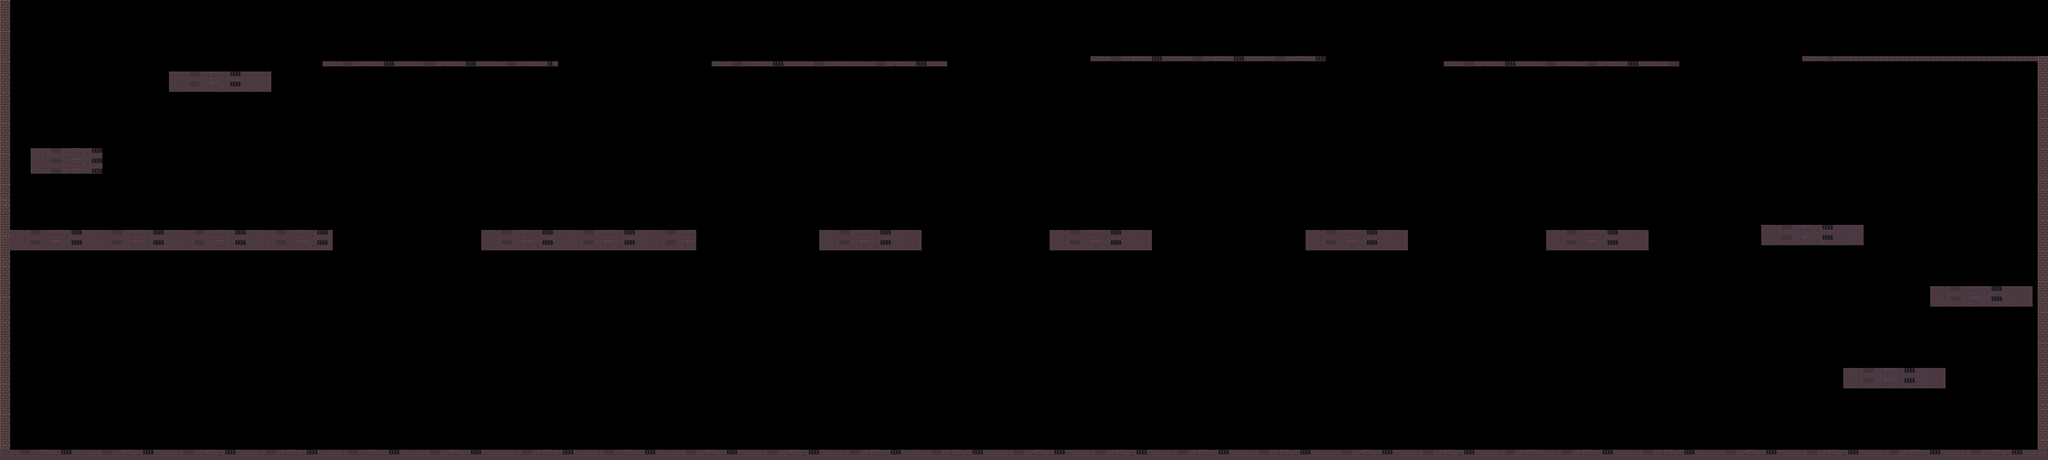

A 2D game scene composited from a Tiled map and its tileset images. What follows is a short description and the map's XML, with each tile layer's data collapsed to a summary:
An orthogonal 400x90 tile map with 16x16 px tiles, 1 tile layer (ground) and 166 objects (66x coin, 16x spike3, 12x spike2, 11x spike4, 11x spike5, ...).

<map version="1.9" tiledversion="1.9.2" orientation="orthogonal" renderorder="right-down" width="400" height="90" tilewidth="16" tileheight="16" infinite="0" nextlayerid="5" nextobjectid="217">
 <editorsettings>
  <export target="map.lua" format="lua" />
 </editorsettings>
 <tileset firstgid="1" name="2DPlatformerDungeonTileset" tilewidth="16" tileheight="16" tilecount="240" columns="20">
  <image source="../assets/gfx/2DPlatformerDungeonTileset.png" width="320" height="192" />
 </tileset>
 <objectgroup color="#aa0000" id="2" name="solid">
  <properties>
   <property name="collidable" type="bool" value="true" />
  </properties>
  <object id="2" x="0" y="1408" width="6400" height="32" />
  <object id="48" x="0" y="1408" width="6400" height="32" />
  <object id="5" x="0" y="-640" width="32" height="2080" />
  <object id="6" x="6368" y="176" width="32" height="1264" />
  <object id="13" x="32" y="720" width="1008" height="64" />
  <object id="14" x="1504" y="720" width="672" height="64" />
  <object id="15" x="2560" y="720" width="320" height="64" />
  <object id="32" x="3280" y="720" width="320" height="64" />
  <object id="33" x="4080" y="720" width="320" height="64" />
  <object id="34" x="4832" y="720" width="320" height="64" />
  <object id="35" x="5504" y="704" width="320" height="64" />
  <object id="36" x="5504" y="704" width="320" height="64" />
  <object id="37" x="6032" y="896" width="320" height="64" />
  <object id="38" x="5760" y="1152" width="320" height="64" />
  <object id="39" x="5760" y="1152" width="320" height="64" />
  <object id="203" x="1008" y="192" width="736" height="16" />
  <object id="204" x="2224" y="192" width="736" height="16" />
  <object id="206" x="3408" y="176" width="736" height="16" />
  <object id="207" x="4512" y="192" width="736" height="16" />
  <object id="208" x="5632" y="176" width="736" height="16" />
  <object id="214" x="96" y="464" width="224" height="80" />
  <object id="215" x="528" y="224" width="320" height="64" />
 </objectgroup>
 <objectgroup color="#ff557f" id="3" name="entity">
  <object id="40" name="spike1" class="spike1" x="1136" y="1408">
   <point />
  </object>
  <object id="41" name="spike1" class="spike1" x="1200" y="1408">
   <point />
  </object>
  <object id="43" name="spike1" class="spike1" x="1264" y="1408">
   <point />
  </object>
  <object id="44" name="spike1" class="spike1" x="1328" y="1408">
   <point />
  </object>
  <object id="45" name="spike1" class="spike1" x="1376" y="1408">
   <point />
  </object>
  <object id="46" name="spike1" class="spike1" x="1440" y="1408">
   <point />
  </object>
  <object id="47" name="spike1" class="spike1" x="1488" y="1408">
   <point />
  </object>
  <object id="49" name="spike2" class="spike2" x="2240" y="1408">
   <point />
  </object>
  <object id="51" name="spike2" class="spike2" x="2272" y="1408">
   <point />
  </object>
  <object id="52" name="spike2" class="spike2" x="2304" y="1408">
   <point />
  </object>
  <object id="53" name="spike2" class="spike2" x="2336" y="1408">
   <point />
  </object>
  <object id="54" name="spike2" class="spike2" x="2368" y="1408">
   <point />
  </object>
  <object id="55" name="spike2" class="spike2" x="2400" y="1408">
   <point />
  </object>
  <object id="56" name="spike2" class="spike2" x="2432" y="1408">
   <point />
  </object>
  <object id="57" name="spike2" class="spike2" x="2480" y="1408">
   <point />
  </object>
  <object id="59" name="spike2" class="spike2" x="2512" y="1408">
   <point />
  </object>
  <object id="60" name="spike2" class="spike2" x="2544" y="1408">
   <point />
  </object>
  <object id="61" name="spike2" class="spike2" x="2576" y="1408">
   <point />
  </object>
  <object id="58" name="spike2" class="spike2" x="2464" y="1408">
   <point />
  </object>
  <object id="63" name="spike3" class="spike3" x="2880" y="1408">
   <point />
  </object>
  <object id="64" name="spike3" class="spike3" x="2896" y="1408">
   <point />
  </object>
  <object id="66" name="spike3" class="spike3" x="2928" y="1408">
   <point />
  </object>
  <object id="67" name="spike3" class="spike3" x="2960" y="1408">
   <point />
  </object>
  <object id="68" name="spike3" class="spike3" x="2992" y="1408">
   <point />
  </object>
  <object id="69" name="spike3" class="spike3" x="3024" y="1408">
   <point />
  </object>
  <object id="70" name="spike3" class="spike3" x="3056" y="1408">
   <point />
  </object>
  <object id="71" name="spike3" class="spike3" x="3072" y="1408">
   <point />
  </object>
  <object id="72" name="spike3" class="spike3" x="3088" y="1408">
   <point />
  </object>
  <object id="73" name="spike3" class="spike3" x="3104" y="1408">
   <point />
  </object>
  <object id="74" name="spike3" class="spike3" x="3136" y="1408">
   <point />
  </object>
  <object id="75" name="spike3" class="spike3" x="3168" y="1408">
   <point />
  </object>
  <object id="76" name="spike3" class="spike3" x="3200" y="1408">
   <point />
  </object>
  <object id="77" name="spike3" class="spike3" x="3232" y="1408">
   <point />
  </object>
  <object id="78" name="spike3" class="spike3" x="3248" y="1408">
   <point />
  </object>
  <object id="79" name="spike3" class="spike3" x="3248" y="1408">
   <point />
  </object>
  <object id="81" name="spike4" class="spike4" x="3632" y="1408">
   <point />
  </object>
  <object id="82" name="spike4" class="spike4" x="3664" y="1408">
   <point />
  </object>
  <object id="83" name="spike4" class="spike4" x="3696" y="1408">
   <point />
  </object>
  <object id="84" name="spike4" class="spike4" x="3728" y="1408">
   <point />
  </object>
  <object id="85" name="spike4" class="spike4" x="3776" y="1408">
   <point />
  </object>
  <object id="86" name="spike4" class="spike4" x="3840" y="1408">
   <point />
  </object>
  <object id="87" name="spike4" class="spike4" x="3888" y="1408">
   <point />
  </object>
  <object id="88" name="spike4" class="spike4" x="3952" y="1408">
   <point />
  </object>
  <object id="89" name="spike4" class="spike4" x="3984" y="1408">
   <point />
  </object>
  <object id="90" name="spike4" class="spike4" x="4032" y="1408">
   <point />
  </object>
  <object id="91" name="spike4" class="spike4" x="4032" y="1408">
   <point />
  </object>
  <object id="92" name="spike5" x="4432" y="1408">
   <point />
  </object>
  <object id="93" name="spike5" class="spike5" x="4432" y="1408">
   <point />
  </object>
  <object id="95" name="spike5" class="spike5" x="4464" y="1408">
   <point />
  </object>
  <object id="96" name="spike5" class="spike5" x="4496" y="1408">
   <point />
  </object>
  <object id="97" name="spike5" class="spike5" x="4528" y="1408">
   <point />
  </object>
  <object id="98" name="spike5" class="spike5" x="4576" y="1408">
   <point />
  </object>
  <object id="99" name="spike5" class="spike5" x="4624" y="1408">
   <point />
  </object>
  <object id="100" name="spike5" class="spike5" x="4672" y="1408">
   <point />
  </object>
  <object id="101" name="spike5" class="spike5" x="4720" y="1408">
   <point />
  </object>
  <object id="102" name="spike5" class="spike5" x="4768" y="1408">
   <point />
  </object>
  <object id="103" name="spike5" class="spike5" x="4800" y="1408">
   <point />
  </object>
  <object id="105" name="spike6" class="spike6" x="5152" y="1408">
   <point />
  </object>
  <object id="106" name="spike6" class="spike6" x="5200" y="1408">
   <point />
  </object>
  <object id="107" name="spike6" class="spike6" x="5248" y="1408">
   <point />
  </object>
  <object id="108" name="spike6" class="spike6" x="5296" y="1408">
   <point />
  </object>
  <object id="109" name="spike6" class="spike6" x="5344" y="1408">
   <point />
  </object>
  </objectgroup>
 <layer id="4" name="ground" width="400" height="90">
  <data>[36000 cells, 2490 non-empty, 44 distinct tile ids]</data>
 </layer>
</map>
<!-- 82 of 166 objects omitted -->
